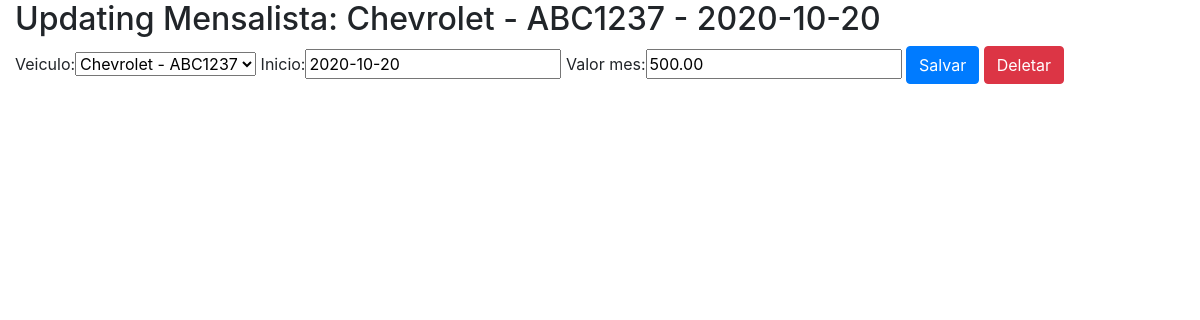
Page /sistema/mensalista-update/2/ (signed in) on the committed database.
### core/models.py (models this page shows, shortened)
class Mensalista(models.Model):
    veiculo = models.ForeignKey(Veiculo, on_delete=models.PROTECT)
    inicio = models.DateField()
    valor_mes = models.DecimalField(max_digits=6, decimal_places=2)
    def __str__(self):
        return str(self.veiculo) + ' - ' + str(self.inicio)

class Veiculo(models.Model):
    marca = models.ForeignKey(Marca, on_delete=models.PROTECT)
    placa = models.CharField(max_length=7)
    proprietario = models.ForeignKey(Pessoa, on_delete=models.PROTECT)
    cor = models.CharField(max_length=15)
    observacoes = models.TextField()
    def __str__(self):
        return self.marca.nome + ' - ' + self.placa

class Marca(models.Model):
    nome = models.CharField(max_length=50)

### core/views.py (the view)
# urls.py: url(r'^mensalista-update/(?P<id>\d+)/$', mensalista_update, name='core_mensalista_update'),
@login_required
def mensalista_update(request, id):
    data = {}
    mensalista = Mensalista.objects.get(id=id)
    form = MensalistaForm(request.POST or None, instance=mensalista)
    data['mensalista'] = mensalista
    data['form'] = form
    if request.method == 'POST':
        if form.is_valid():
            form.save()
            return redirect('core_lista_mensalistas')
    else:
        return render(request, 'core/update_mensalista.html', data)

### core/forms.py
class MensalistaForm(ModelForm):
    class Meta:
        model = Mensalista
        fields = '__all__'

### core/templates/core/update_mensalista.html (shortened to what this page needs)
{% extends 'base.html' %}
{% load bootstrap %}
{% block main %}
    <div class="row">
        <div class="col">
            <H2>Updating Mensalista: {{ mensalista }} </H2>
            <form action="{% url 'core_mensalista_update' mensalista.id %}" method="POST">
                {{ form|bootstrap }}
                <button type="submit" class="btn btn-primary">Salvar</button>
                <a href="{% url 'core_mensalista_delete' mensalista.id %}" class="btn btn-danger">Deletar</a>
            </form>
        </div>
    </div>
{% endblock main %}

### rows in the picture
Mensalista: veiculo+inicio "Chevrolet - ABC1237 - 2020-10-20", veiculo "Chevrolet - ABC1237", inicio "2020-10-20", valor_mes "500.00"
